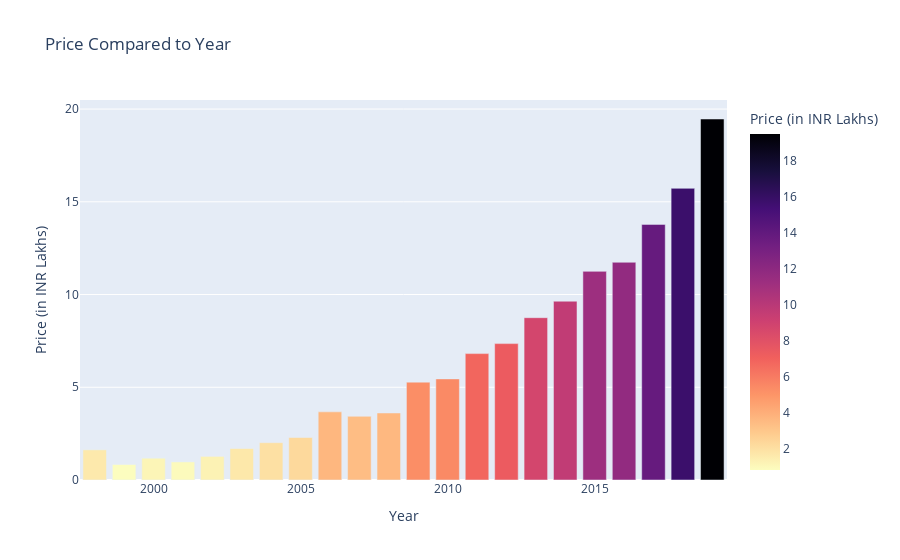

Source (notebook cell):
### Markdown cell above
# Year Vs Price

### Code cell
temp = df.groupby(['Year']).mean()
temp['Year'] = temp.index
fig = px.bar(temp,x='Year',y='Price', 
             color = 'Price', 
             title = "Price Compared to Year",
             labels = {'Price': 'Price (in INR Lakhs)'},
             color_continuous_scale = 'Magma_r')
fig.show()

### Figure 1 — Plotly figure (JSON) as saved in the notebook; plotly's stock layout.template omitted (floating-point values rounded to 4 significant figures)
{"data": [{"alignmentgroup": "True", "hovertemplate": "Year=%{x}<br>Price (in INR Lakhs)=%{marker.color}<extra></extra>", "legendgroup": "", "marker": {"color": [1.627, 0.835, 1.175, 0.975, 1.274, 1.698, 2.012, 2.291, 3.673, 3.434, 3.613, 5.276, 5.451, 6.815, 7.353, 8.751, 9.641, 11.25, 11.74, 13.78, 15.73, 19.46], "coloraxis": "coloraxis", "pattern": {"shape": ""}}, "name": "", "offsetgroup": "", "orientation": "v", "showlegend": false, "textposition": "auto", "type": "bar", "x": [1998, 1999, 2000, 2001, 2002, 2003, 2004, 2005, 2006, 2007, 2008, 2009, 2010, 2011, 2012, 2013, 2014, 2015, 2016, 2017, 2018, 2019], "xaxis": "x", "y": [1.627, 0.835, 1.175, 0.975, 1.274, 1.698, 2.012, 2.291, 3.673, 3.434, 3.613, 5.276, 5.451, 6.815, 7.353, 8.751, 9.641, 11.25, 11.74, 13.78, 15.73, 19.46], "yaxis": "y"}], "layout": {"barmode": "relative", "coloraxis": {"colorbar": {"title": {"text": "Price (in INR Lakhs)"}}, "colorscale": [[0, "#fcfdbf"], [0.1111, "#feca8d"], [0.2222, "#fd9668"], [0.3333, "#f1605d"], [0.4444, "#cd4071"], [0.5556, "#9e2f7f"], [0.6667, "#721f81"], [0.7778, "#440f76"], [0.8889, "#180f3d"], [1, "#000004"]]}, "legend": {"tracegroupgap": 0}, "title": {"text": "Price Compared to Year"}, "xaxis": {"anchor": "y", "domain": [0, 1], "title": {"text": "Year"}}, "yaxis": {"anchor": "x", "domain": [0, 1], "title": {"text": "Price (in INR Lakhs)"}}}}
